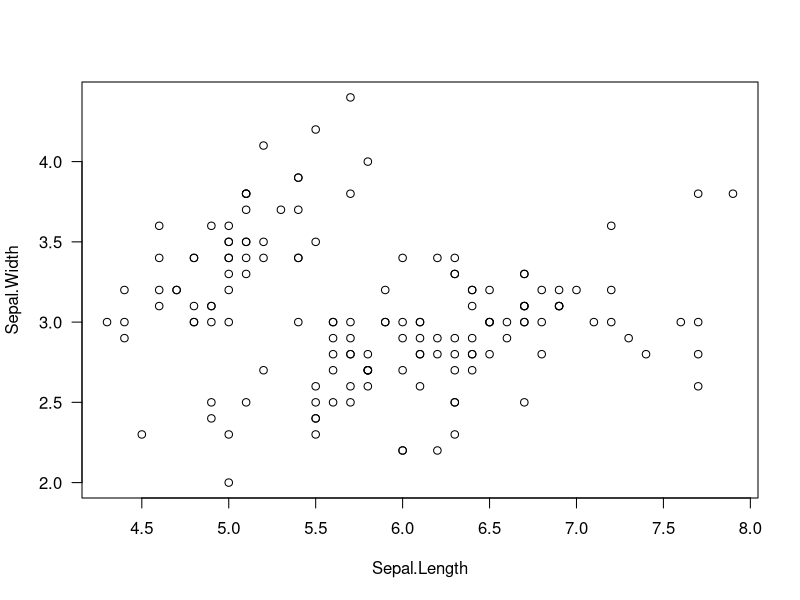

The R source for this figure:
# Wed Feb 19 11:13:00 2020 ------------------------------

data(iris)

plot(Sepal.Width ~ Sepal.Length, data = iris, las = 1)
